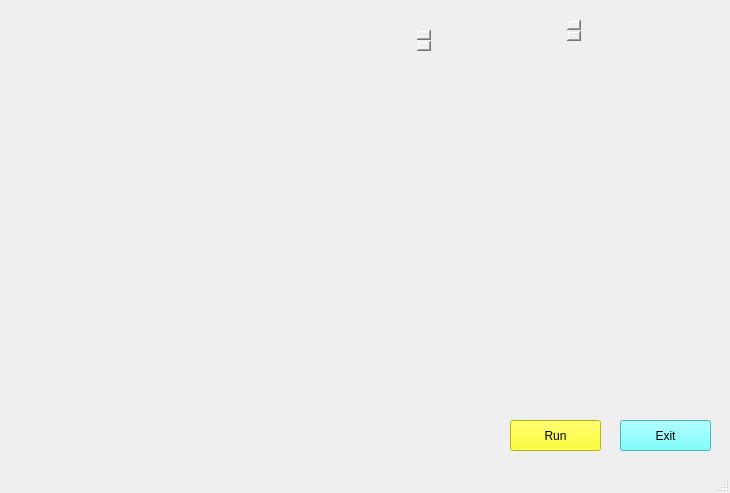
<?xml version="1.0" encoding="UTF-8"?>
<ui version="4.0">
 <class>desktop_ui</class>
 <widget class="QMainWindow" name="desktop_ui">
  <property name="geometry">
   <rect>
    <x>0</x>
    <y>0</y>
    <width>730</width>
    <height>493</height>
   </rect>
  </property>
  <property name="windowTitle">
   <string>MainWindow</string>
  </property>
  <widget class="QWidget" name="centralwidget">
   <widget class="QLabel" name="label">
    <property name="geometry">
     <rect>
      <x>0</x>
      <y>0</y>
      <width>731</width>
      <height>471</height>
     </rect>
    </property>
    <property name="text">
     <string/>
    </property>
    <property name="pixmap">
     <pixmap>img/bgimg.gif</pixmap>
    </property>
    <property name="scaledContents">
     <bool>true</bool>
    </property>
   </widget>
   <widget class="QPushButton" name="pushButton">
    <property name="geometry">
     <rect>
      <x>510</x>
      <y>420</y>
      <width>91</width>
      <height>31</height>
     </rect>
    </property>
    <property name="styleSheet">
     <string notr="true">background-color: rgb(255, 255, 0);
font: 75 8pt &quot;MS Shell Dlg 2&quot;;
font: 12pt &quot;MS Shell Dlg 2&quot;;</string>
    </property>
    <property name="text">
     <string>Run</string>
    </property>
   </widget>
   <widget class="QPushButton" name="pushButton_2">
    <property name="geometry">
     <rect>
      <x>620</x>
      <y>420</y>
      <width>91</width>
      <height>31</height>
     </rect>
    </property>
    <property name="styleSheet">
     <string notr="true">background-color: rgb(255, 255, 0);
background-color: rgb(88, 255, 255);
font: 75 8pt &quot;MS Shell Dlg 2&quot;;
font: 12pt &quot;MS Shell Dlg 2&quot;;</string>
    </property>
    <property name="text">
     <string>Exit</string>
    </property>
   </widget>
   <widget class="QLabel" name="label_2">
    <property name="geometry">
     <rect>
      <x>300</x>
      <y>20</y>
      <width>131</width>
      <height>31</height>
     </rect>
    </property>
    <property name="styleSheet">
     <string notr="true">background:transparent;
font: 14pt &quot;MS Shell Dlg 2&quot;;
border-radius:none;
color: rgb(255, 255, 255);</string>
    </property>
    <property name="text">
     <string/>
    </property>
   </widget>
   <widget class="QLabel" name="label_5">
    <property name="geometry">
     <rect>
      <x>470</x>
      <y>20</y>
      <width>111</width>
      <height>31</height>
     </rect>
    </property>
    <property name="styleSheet">
     <string notr="true">background:transparent;
border-radius:none;
color: rgb(255, 255, 255);
font: 75 14pt &quot;MS Shell Dlg 2&quot;;</string>
    </property>
    <property name="text">
     <string/>
    </property>
   </widget>
   <widget class="QTextBrowser" name="textBrowser">
    <property name="geometry">
     <rect>
      <x>300</x>
      <y>30</y>
      <width>131</width>
      <height>21</height>
     </rect>
    </property>
    <property name="styleSheet">
     <string notr="true">background:transparent;
border-radius:none;
color: rgb(255, 255, 255);
font: 75 8pt &quot;MS Shell Dlg 2&quot;;</string>
    </property>
   </widget>
   <widget class="QTextBrowser" name="textBrowser_2">
    <property name="geometry">
     <rect>
      <x>470</x>
      <y>20</y>
      <width>111</width>
      <height>21</height>
     </rect>
    </property>
    <property name="styleSheet">
     <string notr="true">background:transparent;
font: 75 8pt &quot;MS Shell Dlg 2&quot;;
border-radius:none;
color: rgb(255, 255, 255);</string>
    </property>
    <property name="html">
     <string>&lt;!DOCTYPE HTML PUBLIC &quot;-//W3C//DTD HTML 4.0//EN&quot; &quot;http://www.w3.org/TR/REC-html40/strict.dtd&quot;&gt;
&lt;html&gt;&lt;head&gt;&lt;meta name=&quot;qrichtext&quot; content=&quot;1&quot; /&gt;&lt;style type=&quot;text/css&quot;&gt;
p, li { white-space: pre-wrap; }
&lt;/style&gt;&lt;/head&gt;&lt;body style=&quot; font-family:'MS Shell Dlg 2'; font-size:8pt; font-weight:72; font-style:normal;&quot;&gt;
&lt;p style=&quot;-qt-paragraph-type:empty; margin-top:0px; margin-bottom:0px; margin-left:0px; margin-right:0px; -qt-block-indent:0; text-indent:0px; font-size:14pt;&quot;&gt;&lt;br /&gt;&lt;/p&gt;&lt;/body&gt;&lt;/html&gt;</string>
    </property>
   </widget>
   <widget class="QTextBrowser" name="textBrowser_3">
    <property name="geometry">
     <rect>
      <x>510</x>
      <y>360</y>
      <width>201</width>
      <height>41</height>
     </rect>
    </property>
    <property name="styleSheet">
     <string notr="true">background:transparent;
color: rgb(255, 255, 255);
font: 75 9pt &quot;MS Shell Dlg 2&quot;;</string>
    </property>
    <property name="html">
     <string>&lt;!DOCTYPE HTML PUBLIC &quot;-//W3C//DTD HTML 4.0//EN&quot; &quot;http://www.w3.org/TR/REC-html40/strict.dtd&quot;&gt;
&lt;html&gt;&lt;head&gt;&lt;meta name=&quot;qrichtext&quot; content=&quot;1&quot; /&gt;&lt;style type=&quot;text/css&quot;&gt;
p, li { white-space: pre-wrap; }
&lt;/style&gt;&lt;/head&gt;&lt;body style=&quot; font-family:'MS Shell Dlg 2'; font-size:9pt; font-weight:72; font-style:normal;&quot;&gt;
&lt;p style=&quot;-qt-paragraph-type:empty; margin-top:0px; margin-bottom:0px; margin-left:0px; margin-right:0px; -qt-block-indent:0; text-indent:0px;&quot;&gt;&lt;br /&gt;&lt;/p&gt;&lt;/body&gt;&lt;/html&gt;</string>
    </property>
   </widget>
   <widget class="QTextBrowser" name="textBrowser_4">
    <property name="geometry">
     <rect>
      <x>510</x>
      <y>180</y>
      <width>201</width>
      <height>171</height>
     </rect>
    </property>
    <property name="styleSheet">
     <string notr="true">background:transparent;
color: rgb(255, 255, 255);
font: 75 9pt &quot;MS Shell Dlg 2&quot;;</string>
    </property>
   </widget>
  </widget>
  <widget class="QStatusBar" name="statusbar"/>
 </widget>
 <resources/>
 <connections/>
</ui>
